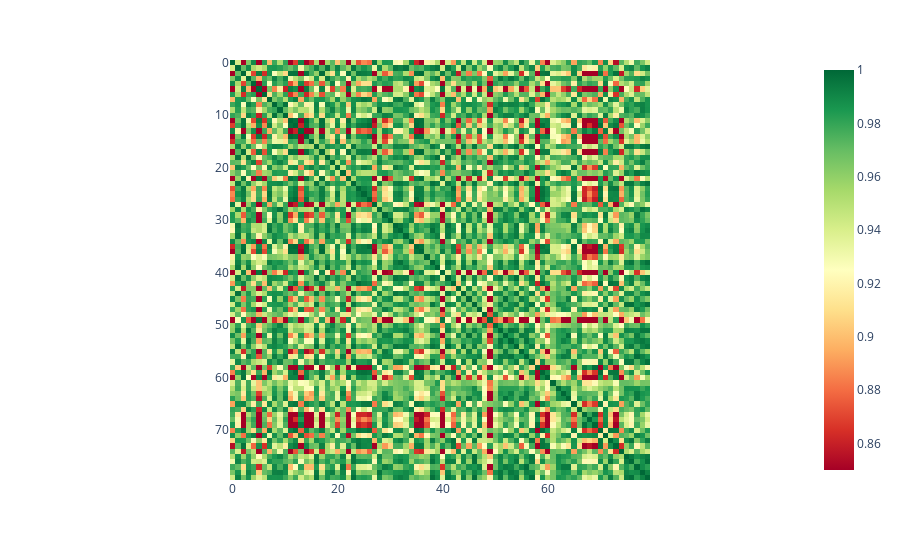

The cell this chart's notebook holds for it:
### Markdown cell above
After standardizing the values between 0.85 and 1, and normalizing them:

### Code cell
y = np.array(similarities)

for i in range(y.shape[0]):
    for j in range(y.shape[1]):
        if(y[i][j]<0.85):
            y[i][j] = 0.85

print(f'Min value: {y.min()}')
print(f'Max value: {y.max()}')
df_similarities = pd.DataFrame(y)
# df_similarities.to_csv('../data/similarity_data_singers_std.csv', index=False)
fig = px.imshow(y, color_continuous_scale='RdYlGn')
fig.show()

### Figure 1 — Plotly figure (JSON) as saved in the notebook; plotly's stock layout.template omitted (floating-point values rounded to 4 significant figures; data arrays with more than 128 entries replaced by an {"elided": "..."} marker saying what was removed)
{"data": [{"coloraxis": "coloraxis", "hovertemplate": "x: %{x}<br>y: %{y}<br>color: %{z}<extra></extra>", "name": "0", "type": "heatmap", "xaxis": "x", "yaxis": "y", "z": {"elided": "80x80 float values"}}], "layout": {"coloraxis": {"colorscale": [[0, "rgb(165,0,38)"], [0.1, "rgb(215,48,39)"], [0.2, "rgb(244,109,67)"], [0.3, "rgb(253,174,97)"], [0.4, "rgb(254,224,139)"], [0.5, "rgb(255,255,191)"], [0.6, "rgb(217,239,139)"], [0.7, "rgb(166,217,106)"], [0.8, "rgb(102,189,99)"], [0.9, "rgb(26,152,80)"], [1, "rgb(0,104,55)"]]}, "margin": {"t": 60}, "xaxis": {"anchor": "y", "constrain": "domain", "domain": [0, 1], "scaleanchor": "y"}, "yaxis": {"anchor": "x", "autorange": "reversed", "constrain": "domain", "domain": [0, 1]}}}
